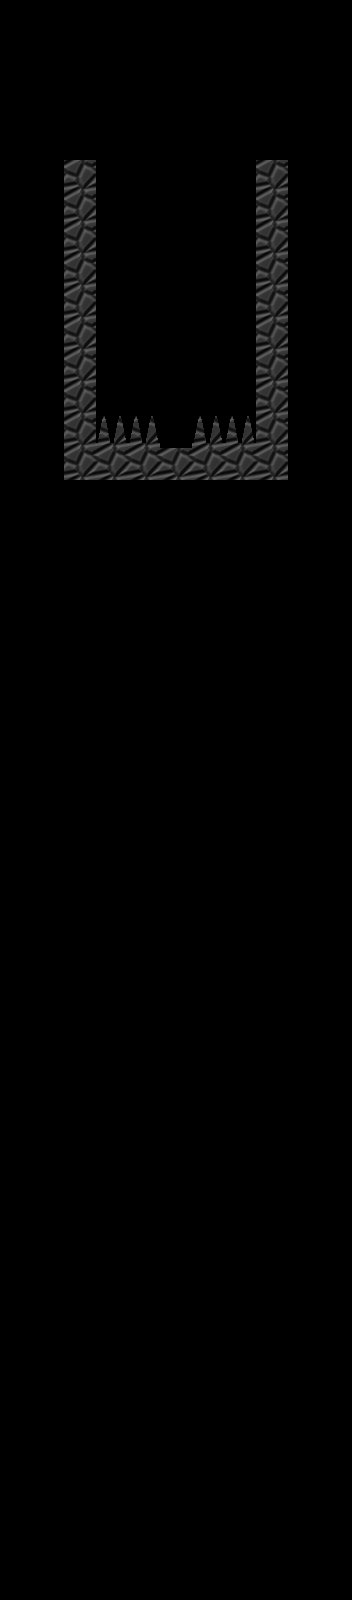

Below is a game level as drawn by its tile map, then a one-line description and the .tmx file that defines it, in full:
An orthogonal 11x50 tile map with 32x32 px tiles, 3 tile layers (Ground, Walls, Spikes) and 2 objects.

<map version="1.0" orientation="orthogonal" renderorder="left-up" width="11" height="50" tilewidth="32" tileheight="32" nextobjectid="1">
 <properties>
  <property name="unity:scale" value=".03125" />
 </properties>
 <tileset firstgid="1" name="Rescuer" tilewidth="32" tileheight="32" tilecount="64" columns="8">
  <image source="../Art/Rescuer.png" width="256" height="256" />
  <tile id="16">
   <properties>
    <property name="unity:layer" value="Ground" />
    <property name="unity:tag" value="Ground" />
   </properties>
   <objectgroup draworder="index">
    <object id="5" x="0" y="0" width="32" height="32" />
   </objectgroup>
  </tile>
  <tile id="17">
   <objectgroup draworder="index">
    <object id="5" x="0" y="27.4333">
     <polyline points="0,0 6.33333,-27.3333 9,-27.5 14.6667,-0.666667 17,-0.666667 22.5,-27 25.3333,-27 31.3333,-0.333333 31.8333,0.166667 32,5 -0.166667,4.83333 -0.333333,0 -0.166667,5" />
    </object>
   </objectgroup>
  </tile>
 </tileset>
 <layer name="Ground" width="11" height="50">
  <data encoding="csv">
0,0,0,0,0,0,0,0,0,0,0,
0,0,0,0,0,0,0,0,0,0,0,
0,0,0,0,0,0,0,0,0,0,0,
0,0,0,0,0,0,0,0,0,0,0,
0,0,0,0,0,0,0,0,0,0,0,
0,0,0,0,0,0,0,0,0,0,0,
0,0,0,0,0,0,0,0,0,0,0,
0,0,0,0,0,0,0,0,0,0,0,
0,0,0,0,0,0,0,0,0,0,0,
0,0,0,0,0,0,0,0,0,0,0,
0,0,0,0,0,0,0,0,0,0,0,
0,0,0,0,0,0,0,0,0,0,0,
0,0,0,0,0,0,0,0,0,0,0,
0,0,17,0,0,0,0,0,17,0,0,
0,0,17,17,17,17,17,17,17,0,0,
0,0,0,0,0,0,0,0,0,0,0,
0,0,0,0,0,0,0,0,0,0,0,
0,0,0,0,0,0,0,0,0,0,0,
0,0,0,0,0,0,0,0,0,0,0,
0,0,0,0,0,0,0,0,0,0,0,
0,0,0,0,0,0,0,0,0,0,0,
0,0,0,0,0,0,0,0,0,0,0,
0,0,0,0,0,0,0,0,0,0,0,
0,0,0,0,0,0,0,0,0,0,0,
0,0,0,0,0,0,0,0,0,0,0,
0,0,0,0,0,0,0,0,0,0,0,
0,0,0,0,0,0,0,0,0,0,0,
0,0,0,0,0,0,0,0,0,0,0,
0,0,0,0,0,0,0,0,0,0,0,
0,0,0,0,0,0,0,0,0,0,0,
0,0,0,0,0,0,0,0,0,0,0,
0,0,0,0,0,0,0,0,0,0,0,
0,0,0,0,0,0,0,0,0,0,0,
0,0,0,0,0,0,0,0,0,0,0,
0,0,0,0,0,0,0,0,0,0,0,
0,0,0,0,0,0,0,0,0,0,0,
0,0,0,0,0,0,0,0,0,0,0,
0,0,0,0,0,0,0,0,0,0,0,
0,0,0,0,0,0,0,0,0,0,0,
0,0,0,0,0,0,0,0,0,0,0,
0,0,0,0,0,0,0,0,0,0,0,
0,0,0,0,0,0,0,0,0,0,0,
0,0,0,0,0,0,0,0,0,0,0,
0,0,0,0,0,0,0,0,0,0,0,
0,0,0,0,0,0,0,0,0,0,0,
0,0,0,0,0,0,0,0,0,0,0,
0,0,0,0,0,0,0,0,0,0,0,
0,0,0,0,0,0,0,0,0,0,0,
0,0,0,0,0,0,0,0,0,0,0,
0,0,0,0,0,0,0,0,0,0,0
</data>
 </layer>
 <layer name="Walls" width="11" height="50">
  <properties>
   <property name="unity:isTrigger" value="true" />
   <property name="unity:layer" value="Walls" />
   <property name="unity:tag" value="Wall" />
  </properties>
  <data encoding="csv">
0,0,0,0,0,0,0,0,0,0,0,
0,0,0,0,0,0,0,0,0,0,0,
0,0,0,0,0,0,0,0,0,0,0,
0,0,0,0,0,0,0,0,0,0,0,
0,0,0,0,0,0,0,0,0,0,0,
0,0,17,0,0,0,0,0,17,0,0,
0,0,17,0,0,0,0,0,17,0,0,
0,0,17,0,0,0,0,0,17,0,0,
0,0,17,0,0,0,0,0,17,0,0,
0,0,17,0,0,0,0,0,17,0,0,
0,0,17,0,0,0,0,0,17,0,0,
0,0,17,0,0,0,0,0,17,0,0,
0,0,17,0,0,0,0,0,17,0,0,
0,0,0,0,0,0,0,0,0,0,0,
0,0,0,0,0,0,0,0,0,0,0,
0,0,0,0,0,0,0,0,0,0,0,
0,0,0,0,0,0,0,0,0,0,0,
0,0,0,0,0,0,0,0,0,0,0,
0,0,0,0,0,0,0,0,0,0,0,
0,0,0,0,0,0,0,0,0,0,0,
0,0,0,0,0,0,0,0,0,0,0,
0,0,0,0,0,0,0,0,0,0,0,
0,0,0,0,0,0,0,0,0,0,0,
0,0,0,0,0,0,0,0,0,0,0,
0,0,0,0,0,0,0,0,0,0,0,
0,0,0,0,0,0,0,0,0,0,0,
0,0,0,0,0,0,0,0,0,0,0,
0,0,0,0,0,0,0,0,0,0,0,
0,0,0,0,0,0,0,0,0,0,0,
0,0,0,0,0,0,0,0,0,0,0,
0,0,0,0,0,0,0,0,0,0,0,
0,0,0,0,0,0,0,0,0,0,0,
0,0,0,0,0,0,0,0,0,0,0,
0,0,0,0,0,0,0,0,0,0,0,
0,0,0,0,0,0,0,0,0,0,0,
0,0,0,0,0,0,0,0,0,0,0,
0,0,0,0,0,0,0,0,0,0,0,
0,0,0,0,0,0,0,0,0,0,0,
0,0,0,0,0,0,0,0,0,0,0,
0,0,0,0,0,0,0,0,0,0,0,
0,0,0,0,0,0,0,0,0,0,0,
0,0,0,0,0,0,0,0,0,0,0,
0,0,0,0,0,0,0,0,0,0,0,
0,0,0,0,0,0,0,0,0,0,0,
0,0,0,0,0,0,0,0,0,0,0,
0,0,0,0,0,0,0,0,0,0,0,
0,0,0,0,0,0,0,0,0,0,0,
0,0,0,0,0,0,0,0,0,0,0,
0,0,0,0,0,0,0,0,0,0,0,
0,0,0,0,0,0,0,0,0,0,0
</data>
 </layer>
 <layer name="Spikes" width="11" height="50">
  <properties>
   <property name="unity:isTrigger" value="true" />
   <property name="unity:layer" value="Spikes" />
   <property name="unity:tag" value="Spike" />
  </properties>
  <data encoding="csv">
0,0,0,0,0,0,0,0,0,0,0,
0,0,0,0,0,0,0,0,0,0,0,
0,0,0,0,0,0,0,0,0,0,0,
0,0,0,0,0,0,0,0,0,0,0,
0,0,0,0,0,0,0,0,0,0,0,
0,0,0,0,0,0,0,0,0,0,0,
0,0,0,0,0,0,0,0,0,0,0,
0,0,0,0,0,0,0,0,0,0,0,
0,0,0,0,0,0,0,0,0,0,0,
0,0,0,0,0,0,0,0,0,0,0,
0,0,0,0,0,0,0,0,0,0,0,
0,0,0,0,0,0,0,0,0,0,0,
0,0,0,0,0,0,0,0,0,0,0,
0,0,0,18,18,0,18,18,0,0,0,
0,0,0,0,0,0,0,0,0,0,0,
0,0,0,0,0,0,0,0,0,0,0,
0,0,0,0,0,0,0,0,0,0,0,
0,0,0,0,0,0,0,0,0,0,0,
0,0,0,0,0,0,0,0,0,0,0,
0,0,0,0,0,0,0,0,0,0,0,
0,0,0,0,0,0,0,0,0,0,0,
0,0,0,0,0,0,0,0,0,0,0,
0,0,0,0,0,0,0,0,0,0,0,
0,0,0,0,0,0,0,0,0,0,0,
0,0,0,0,0,0,0,0,0,0,0,
0,0,0,0,0,0,0,0,0,0,0,
0,0,0,0,0,0,0,0,0,0,0,
0,0,0,0,0,0,0,0,0,0,0,
0,0,0,0,0,0,0,0,0,0,0,
0,0,0,0,0,0,0,0,0,0,0,
0,0,0,0,0,0,0,0,0,0,0,
0,0,0,0,0,0,0,0,0,0,0,
0,0,0,0,0,0,0,0,0,0,0,
0,0,0,0,0,0,0,0,0,0,0,
0,0,0,0,0,0,0,0,0,0,0,
0,0,0,0,0,0,0,0,0,0,0,
0,0,0,0,0,0,0,0,0,0,0,
0,0,0,0,0,0,0,0,0,0,0,
0,0,0,0,0,0,0,0,0,0,0,
0,0,0,0,0,0,0,0,0,0,0,
0,0,0,0,0,0,0,0,0,0,0,
0,0,0,0,0,0,0,0,0,0,0,
0,0,0,0,0,0,0,0,0,0,0,
0,0,0,0,0,0,0,0,0,0,0,
0,0,0,0,0,0,0,0,0,0,0,
0,0,0,0,0,0,0,0,0,0,0,
0,0,0,0,0,0,0,0,0,0,0,
0,0,0,0,0,0,0,0,0,0,0,
0,0,0,0,0,0,0,0,0,0,0,
0,0,0,0,0,0,0,0,0,0,0
</data>
 </layer>
</map>